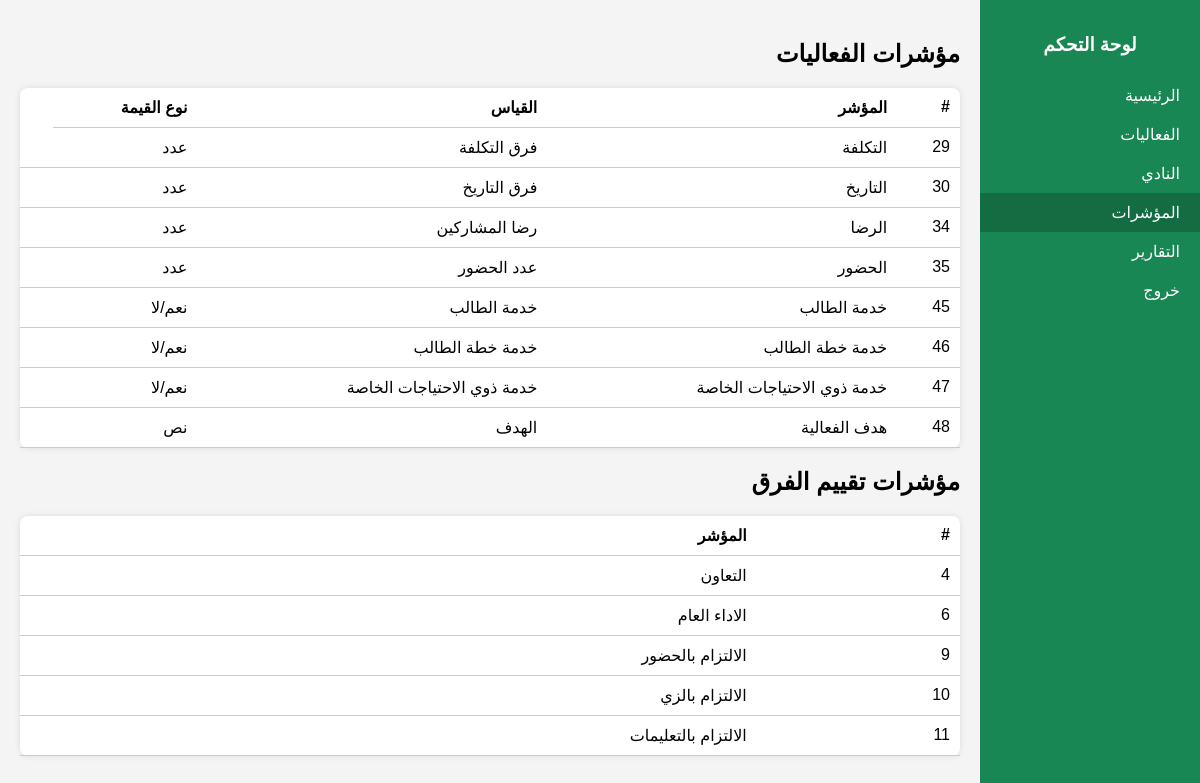
Screenshot of /activity_manager/kpis.php (signed in) with the database file from the repository.
### tables this page shows
CREATE TABLE `activity_kpi` (
  `kpi_id` int(11) NOT NULL,
  `kpi_name` varchar(100) DEFAULT NULL,
  `measurement` varchar(50) DEFAULT NULL,
  `activity_id` int(11) DEFAULT NULL,
  `note` varchar(255) DEFAULT NULL
);

CREATE TABLE `activity_team_kpi` (
  `team_kpi_id` int(11) NOT NULL,
  `kpi_name` varchar(100) DEFAULT NULL,
  `note` varchar(20) NOT NULL DEFAULT 'number'
);

### activity_manager/kpis.php (the view, shortened to what this page needs)
<?php
require_once '../database/db.php';
$activityKpis = $pdo->query("
  SELECT kpi_id, kpi_name, measurement, note
    FROM activity_kpi
   WHERE activity_id IS NULL
   ORDER BY kpi_id
")->fetchAll(PDO::FETCH_ASSOC);
$teamKpis = $pdo->query("
  SELECT team_kpi_id, kpi_name
    FROM activity_team_kpi
   ORDER BY team_kpi_id
")->fetchAll(PDO::FETCH_ASSOC);
$measurementLabels = [
  'date' => 'فرق التاريخ',
  'time' => 'فرق الوقت',
  'cost' => 'فرق التكلفة',
  'audience' => 'عدد الحضور',
  'feedback' => 'رضا المشاركين',
  'purpose_of_activity' => 'الهدف',
  'serves_student' => 'خدمة الطالب',
  'serves_student_plan' => 'خدمة خطة الطالب',
  'serves_special_needs' => 'خدمة ذوي الاحتياجات الخاصة'
];
$noteLabels = [
  'number'  => 'عدد',
  'percent' => 'نسبة مئوية %',
  'text'    => 'نص',
  'boolean' => 'نعم/لا',
];
?>
<!DOCTYPE html>
<html lang="ar" dir="rtl">
<head>
  <link rel="stylesheet" href="../css/style.css">
</head>
<body>
    <div class="sidebar">
    <h3 class="sidebar-title">لوحة التحكم</h3>
    <a href="dashboard.php">الرئيسية</a>
    <a href="activities.php">الفعاليات</a>
    <a href="club.php">النادي</a>
    <a class="active" href="kpis.php">المؤشرات</a>
    <a href="reports.php">التقارير</a>
    <a href="logout.php" onclick="return confirm('هل أنت متأكد؟');">خروج</a>
  </div>
  <div class="main-content">
    <h2>مؤشرات الفعاليات</h2>
    <table class="kpi-table">
      <thead>
        <tr>
          <th>#</th>
          <th>المؤشر</th>
          <th>القياس</th>
          <th>نوع القيمة</th>
        </tr>
      </thead>
      <tbody>
        <?php if ($activityKpis): ?>
          <?php foreach ($activityKpis as $k): ?>
          <tr>
            <td><?= $k['kpi_id'] ?></td>
            <td><?= htmlspecialchars($k['kpi_name']) ?></td>
            <td>
              <?=                 $measurementLabels[$k['measurement']]
                  ?? htmlspecialchars($k['measurement'])
              ?>
            </td>
            <td>
              <?= $noteLabels[$k['note']] ?? 'عدد' ?>
            </td>
            <td>
          </tr>
          <?php endforeach; ?>
        <?php else: ?>
          <tr><td colspan="5">لا توجد مؤشرات فعاليات مسجلة.</td></tr>
        <?php endif; ?>
      </tbody>
    </table>
    <h2>مؤشرات تقييم الفرق</h2>
    <table class="kpi-table">
      <thead>
        <tr>
          <th>#</th>
          <th>المؤشر</th>
        </tr>
      </thead>
      <tbody>
        <?php if ($teamKpis): ?>
          <?php foreach ($teamKpis as $tk): ?>
          <tr>
            <td><?= $tk['team_kpi_id'] ?></td>
            <td><?= htmlspecialchars($tk['kpi_name']) ?></td>
          </tr>
          <?php endforeach; ?>
        <?php else: ?>
          <tr><td colspan="3">لا توجد مؤشرات فريق مسجلة.</td></tr>
        <?php endif; ?>
      </tbody>
    </table>
  </div>
</body>
</html>

### css/style.css (style rules this page uses)
body { font-family: 'Cairo', sans-serif; margin: 0; background: #f4f4f4; direction: rtl; display: flex; }
.sidebar { width: 220px; background: #198754; min-height: 100vh; position: fixed; right: 0; top: 0; padding: 15px 0; color: white; }
.sidebar-title { text-align: center; margin-bottom: 20px; }
.sidebar a { display: block; padding: 10px 20px; color: white; text-decoration: none; transition: background 0.3s; }
.sidebar a:hover, .sidebar a.active { background: #146c43; }
.main-content { margin-right: 220px; padding: 20px; flex: 1; }
.activity-table, table { width: 100%; background: white; border-radius: 8px; padding: 15px; margin-top: 15px; box-shadow: 0 0 6px rgba(0,0,0,0.1); border-collapse: collapse; }
table th, table td { padding: 10px; border-bottom: 1px solid #ccc; text-align: right; }

### rows the page displays
activity_kpi: kpi_id "29", kpi_name "التكلفة", measurement "فرق التكلفة", note "عدد"
activity_kpi: kpi_id "30", kpi_name "التاريخ", measurement "فرق التاريخ", note "عدد"
activity_kpi: kpi_id "34", kpi_name "الرضا", measurement "رضا المشاركين", note "عدد"
activity_kpi: kpi_id "35", kpi_name "الحضور", measurement "عدد الحضور", note "عدد"
activity_kpi: kpi_id "45", kpi_name "خدمة الطالب", measurement "خدمة الطالب", note "نعم/لا"
activity_kpi: kpi_id "46", kpi_name "خدمة خطة الطالب", measurement "خدمة خطة الطالب", note "نعم/لا"
activity_kpi: kpi_id "47", kpi_name "خدمة ذوي الاحتياجات الخاصة", measurement "خدمة ذوي الاحتياجات الخاصة", note "نعم/لا"
activity_kpi: kpi_id "48", kpi_name "هدف الفعالية", measurement "الهدف", note "نص"
activity_team_kpi: team_kpi_id "4", kpi_name "التعاون"
activity_team_kpi: team_kpi_id "6", kpi_name "الاداء العام"
activity_team_kpi: team_kpi_id "9", kpi_name "الالتزام بالحضور"
activity_team_kpi: team_kpi_id "10", kpi_name "الالتزام بالزي"
activity_team_kpi: team_kpi_id "11", kpi_name "الالتزام بالتعليمات"
